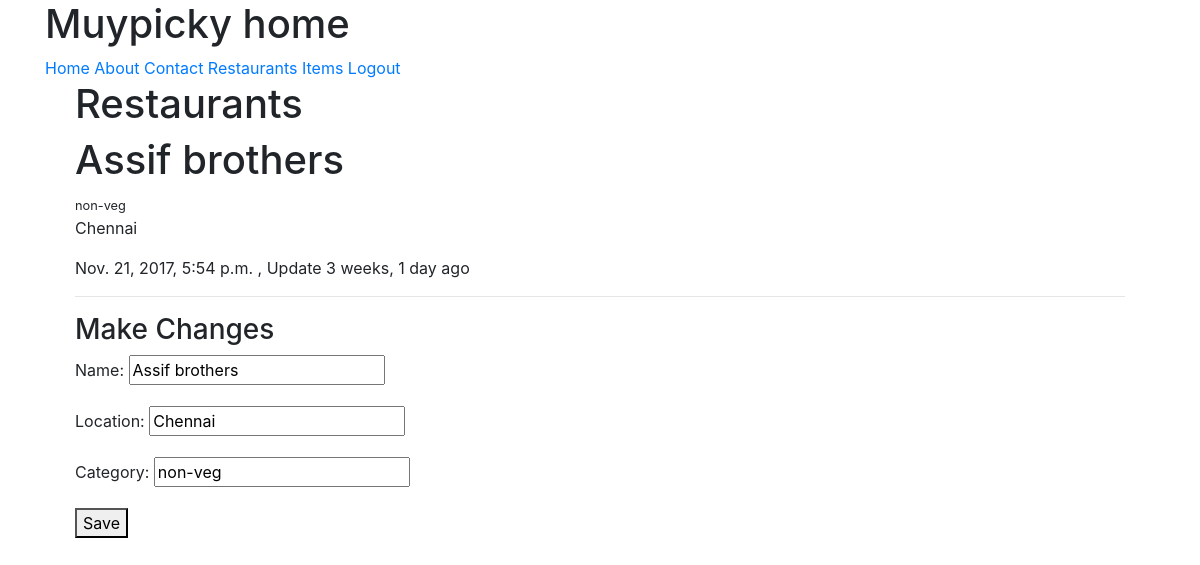
Screenshot of /restaurants/assif-brothers/ (signed in) with the database file from the repository.
### restaurants/models.py (models this page shows, shortened)
class RestaurantLocation(models.Model):
	owner 		= models.ForeignKey(User)
	name		= models.CharField(max_length=120)
	location 	= models.CharField(max_length=120, null=True, blank=True)
	category	= models.CharField(max_length=120, null=True, blank=False)
	timestamp 	= models.DateTimeField(auto_now_add=True)
	updated 	= models.DateTimeField(auto_now=True)
	slug		= models.SlugField(null=True,blank=True)
	objects 	=	RestaurantLocationManager()

### restaurants/views.py (the view)
# urls.py: url(r'^(?P<slug>[\w-]+)/$',RestaurantUpdateView.as_view(),name='edit'),
class RestaurantUpdateView(LoginRequiredMixin, UpdateView):
	login_url='/login/'
	form_class 		= ResturantLocationCreateForm
	template_name 	= 'restaurants/detail-update.html'
	def get_queryset(self):
		return RestaurantLocation.objects.filter(owner = self.request.user )
	def get_context_data(self, *args, **kwargs):
		context 	= 	super(RestaurantUpdateView, self).get_context_data(*args, **kwargs)
		context['title'] 	= 	"Add Restaurants"
		return context

### restaurants/forms.py (shortened to what this page needs)
class ResturantLocationCreateForm(forms.ModelForm):
	category 	= forms.CharField(validators=[validate_category])
	class Meta:
		model 	= RestaurantLocation
		fields 	= [
				'name',
				'location',
				'category',
		]

### restaurants/models.py (called while the page is built)
	def get_queryset(self):
		return RestaurantLocationQuerySet(self.model,using=self._db)

### restaurants/templates/restaurants/detail-update.html (shortened to what this page needs)
{% extends "base.html" %}
{% block content %}
<h1> Restaurants </h1>
<h1> {{ form.instance.name }} </h1> <small> {{ form.instance.category }} </small>
<p> {{ form.instance.location }} </p>
<p> {{ form.instance.timestamp }} , Update  {{ form.instance.updated | timesince }} ago </p>
<hr/>
<h3> Make Changes </h3>
	{% include 'snippets/form-snippet.html' with form=form %}
{% endblock %}

### templates/snippets/form-snippet.html (shortened to what this page needs)
<form method="POST"> {% csrf_token %}
	{{ form.as_p }}
	<button type="submit"> Save</button>
</form>

### rows the page displays
RestaurantLocation: instance.name "Assif brothers", instance.category "non-veg", instance.location "Chennai", instance.timestamp "Nov. 21, 2017, 5:54 p.m.", instance.updated "3 weeks, 1 day", name "Assif brothers", location "Chennai", category "non-veg"
